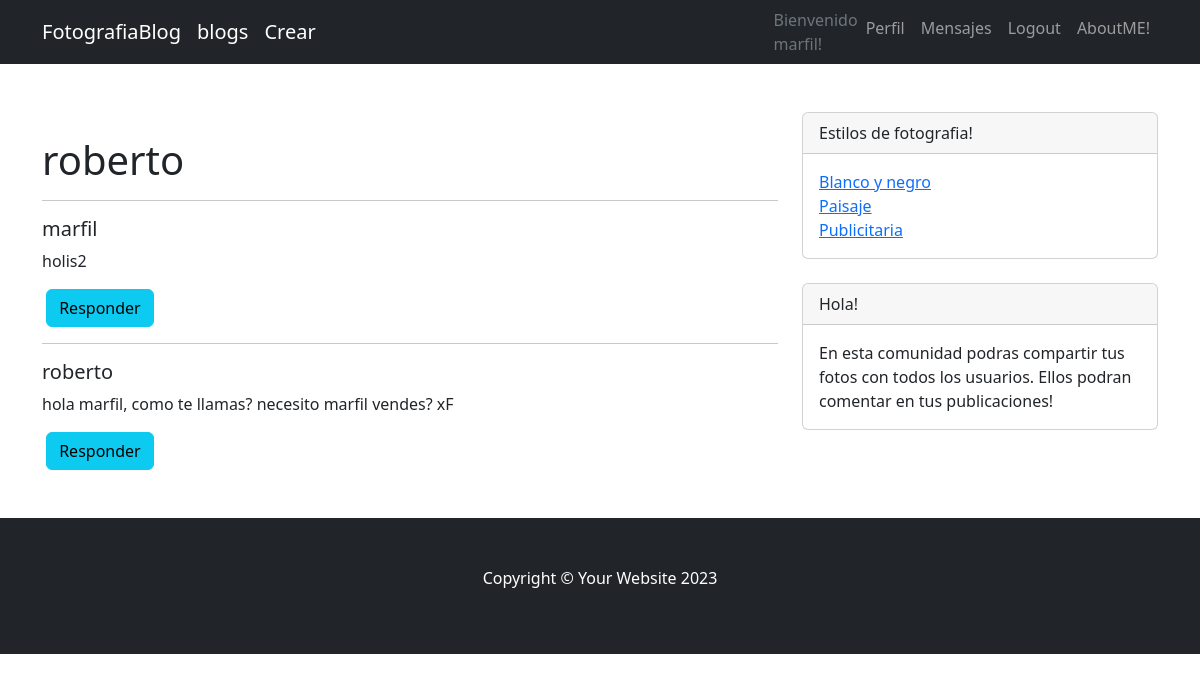
The page /AppWeb/mensajeUserDetail/2/ (signed in) on the database as committed earlier.
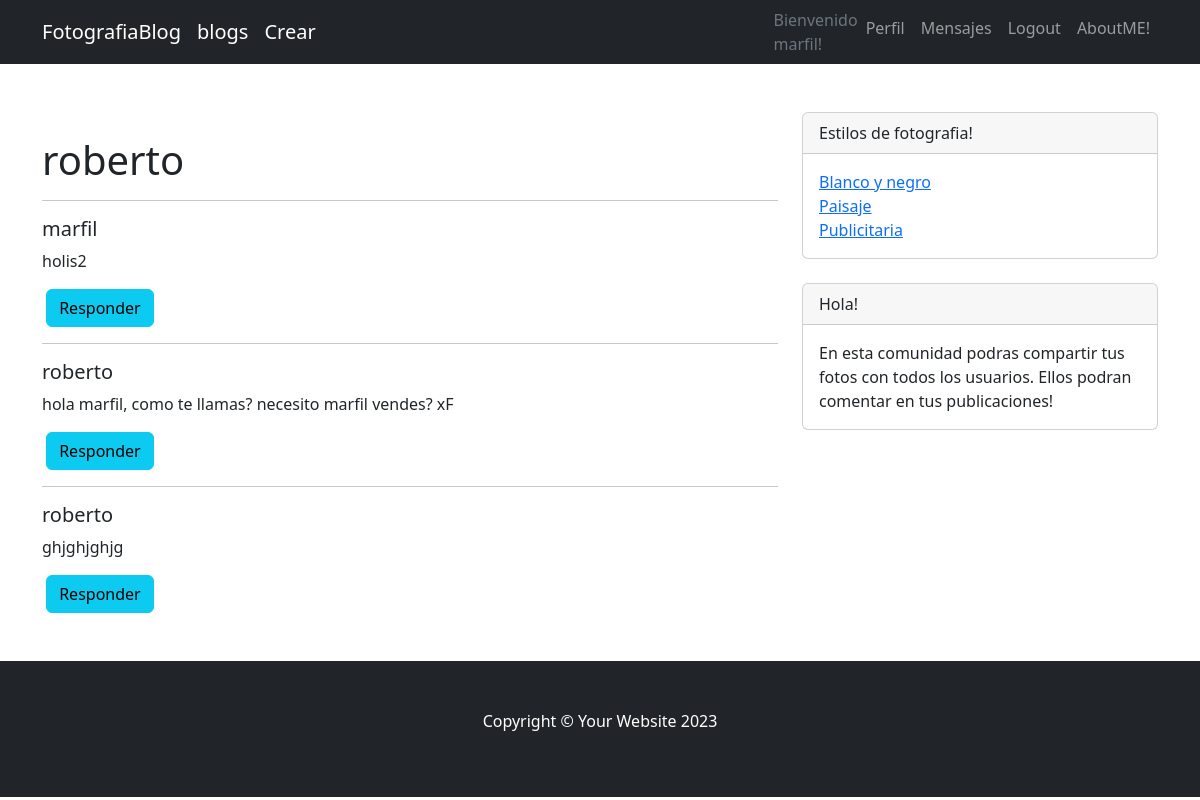
The same page on the database as committed later.
### AppWeb/models.py (models this page shows, shortened)
class MensajeUser(models.Model):
    user_transmitter=models.ForeignKey(User, related_name='emisor', on_delete=models.CASCADE, null=True, blank=True)
    user=models.ForeignKey(User, related_name='receptor',on_delete=models.CASCADE, null=True, blank=True)
    message=models.TextField(null=True, blank=False)
    fecha=models.DateField(auto_now_add=True)

### AppWeb/views.py (the view)
# urls.py: path('mensajeUserDetail/<pk>/', mensajeUserDetail, name="mensajeUserDetail"),
def mensajeUserDetail(request, pk):
    usertra=User.objects.get(id=pk)
    userrec=User.objects.get(id=request.user.id)
    mensajesUsers=MensajeUser.objects.all()
    return render(request,'AppWeb/mensajeUserDetail.html', {"mensajesUsers":mensajesUsers, "usertra":usertra, "userrec":userrec})

### AppWeb/templates/AppWeb/mensajeUserDetail.html (shortened to what this page needs)
{% extends "AppWeb/father.html" %}
{% load static%}
{% block link_cambiante2 %}
    <li class="nav-item"><a class="nav-link" href="{% url 'editarPerfil' %}">Perfil</a></li>
{% endblock %}
{% block titulocontenido_cambiante %}
<h1>{{ usertra }}</h1>
{% endblock %}
{% block contenido_cambiante %}
    {% for mensajeuser in mensajesUsers %}
        {% if mensajeuser.user_transmitter == usertra %}
            {% if mensajeuser.user == userrec %}
            <table>
            <hr>
            <h5>{{ mensajeuser.user_transmitter }}</h5>
            <p>{{ mensajeuser.message}}</p>
            &nbsp;<a class="btn btn-info" href="{% url 'mensajesuser' mensajeuser.user_transmitter.id %}">Responder</a>&nbsp;
            </table>
            {% endif %}
        {% endif %}
        {% if mensajeuser.user_transmitter == userrec %}
            {% if mensajeuser.user == usertra %}
                <table>
                    <hr>
                    <h5>{{ mensajeuser.user_transmitter }}</h5>
                    <p>{{ mensajeuser.message}}</p>
                    &nbsp;<a class="btn btn-info" href="{% url 'mensajesuser' mensajeuser.user_transmitter.id %}">Responder</a>&nbsp;
                </table>
            {% endif %}
        {% endif %}
    {% endfor %}
{% endblock %}

Rows that differ between the two databases and show on the page:
added MensajeUser: user_transmitter "roberto", message "ghjghjghjg"
